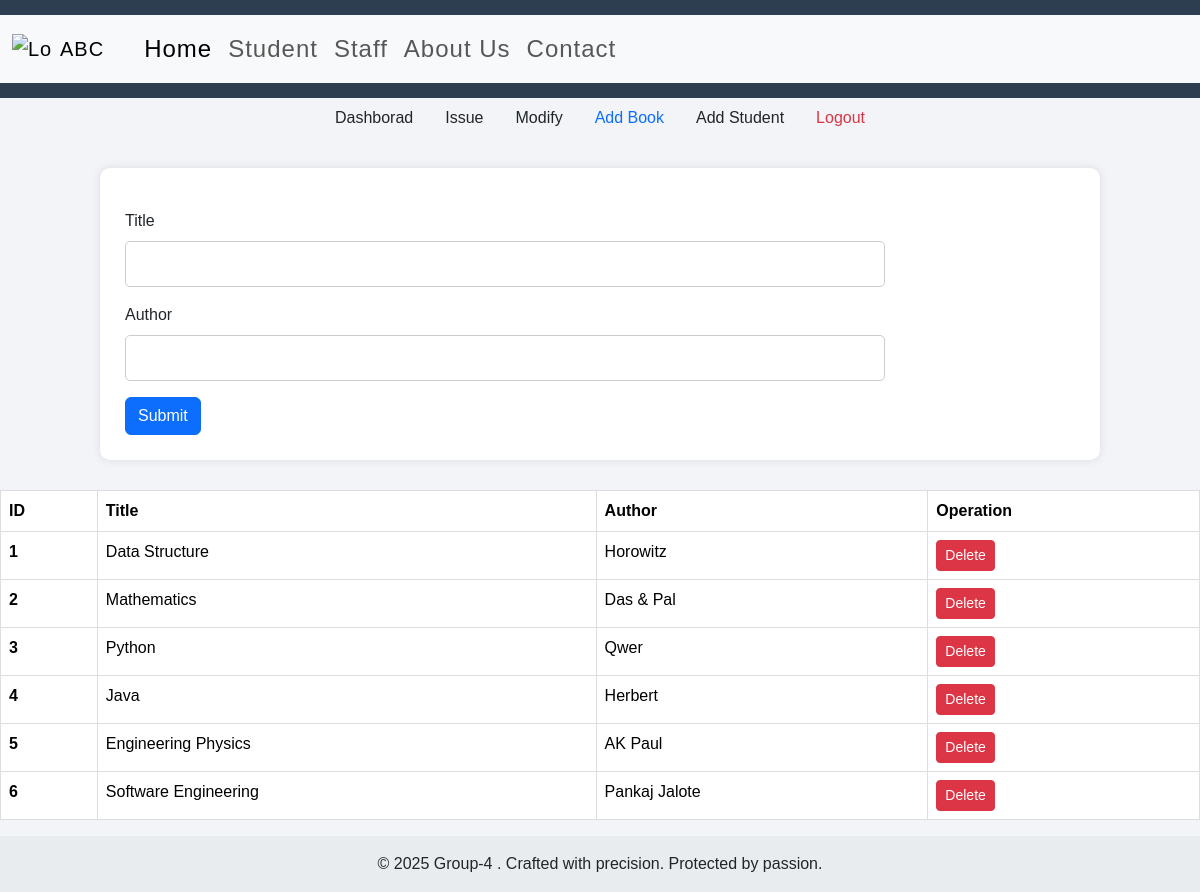
The page /add_book on the database its author committed.
### app.py (models this page shows)
class Book(db.Model):
    id = db.Column(db.Integer,primary_key=True)
    title = db.Column(db.String(50))
    author = db.Column(db.String(50))
    user = db.Column(db.String(10),default=None) #took
    date = db.Column(db.Date,default=None) #when

### app.py (the view, shortened to what this page needs)
@app.route("/add_book",methods=["POST","GET"])
def Add_Book():
    return render_template("add_book.html", books=Book.query.all())

### templates/add_book.html (shortened to what this page needs)
{% extends "base.html" %}
{% block b %}
<ul class="nav justify-content-center">
  <li class="nav-item">
    <a class="nav-link text-dark" href="/dashboard">Dashborad</a>
  </li>
  <li class="nav-item">
    <a class="nav-link text-dark" href="/issue">Issue</a>
  </li>
  <li class="nav-item">
    <a class="nav-link text-dark" href="/modify">Modify</a>
  </li>
  <li class="nav-item">
    <a class="nav-link active" href="/add_book">Add Book</a>
  </li>
  <li class="nav-item">
    <a class="nav-link text-dark" href="/addstu">Add Student</a>
  </li>
  <li class="nav-item">
    <a class="nav-link text-danger" href="/logout">Logout</a>
  </li>
</ul>
<div class="container">
    <form method="post" action="/add_book">
        <div class="mb-3 my-3">
            <label class="form-label">Title</label>
            <input type="text" name="Title" class="form-control">
        </div>
        <div class="mb-3">
            <label class="form-label">Author</label>
            <input type="text" name="Author" class="form-control">
        </div>
        <button type="submit" class="btn btn-primary">Submit</button>
    </form>
</div>
<table class="table">
    <thead>
        <tr>
            <th scope="col">ID</th>
            <th scope="col">Title</th>
            <th scope="col">Author</th>
            <th scope="col">Operation</th>
        </tr>
    </thead>
    <tbody>
        {% for book in books %}
        <tr>
            <th scope="row">{{loop.index}}</th>
            <td>{{book.title}}</td>
            <td>{{book.author}}</td>
            <td><a href="/delbook/{{book.id}}" type="button" class="btn btn-sm btn-danger">Delete</a></td>
        </tr>
        {% endfor %}
    </tbody>
</table>
{% endblock b %}

### static/style.css (style rules this page uses)
body { font-family: 'Poppins', sans-serif; background: #f2f4f7; margin: 0; padding: 0; }
.container { width: 90%; max-width: 1000px; margin: 30px auto; background: #fff; padding: 25px; border-radius: 10px; box-shadow: 0 0 10px rgba(0,0,0,0.1); }
input[type="text"] { width: 80%; padding: 10px; border: 1px solid #ccc; border-radius: 5px; font-size: 16px; }
button { padding: 10px 15px; background: #3498db; color: white; border: none; border-radius: 5px; cursor: pointer; font-size: 16px; }
table { width: 100%; border-collapse: collapse; margin-top: 10px; }
th, td { border: 1px solid #ddd; text-align: left; padding: 10px; }
th { background-color: #3498db; color: white; }
tr:nth-child(even) { background-color: #f9f9f9; }

### rows shown on the page
Book: title "Data Structure", author "Horowitz"
Book: title "Mathematics", author "Das & Pal"
Book: title "Python", author "Qwer"
Book: title "Java", author "Herbert"
Book: title "Engineering Physics", author "AK Paul"
Book: title "Software Engineering", author "Pankaj Jalote"
